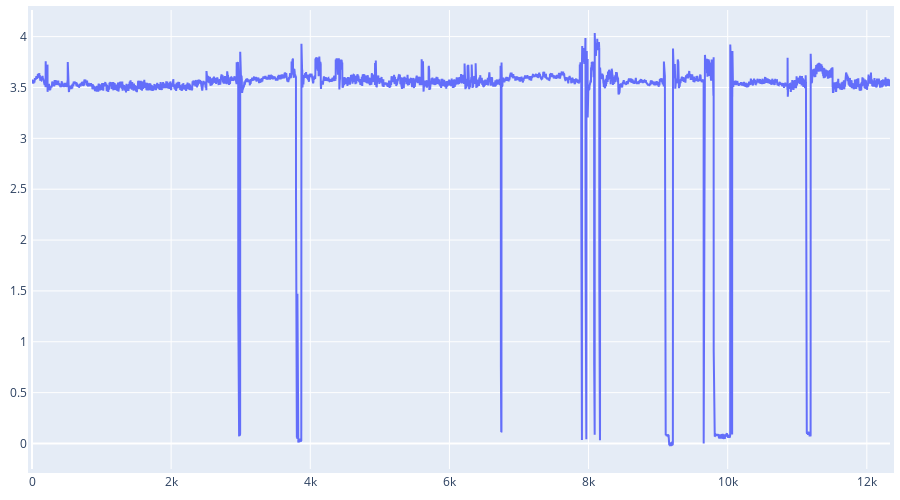

The notebook cell saved with this chart:
### Code cell
fig = go.Figure()
fig.update_layout(autosize=False,width=900,height=500,margin=dict(l=10,r=10,b=10,t=10,pad=4))
fig.add_trace(go.Scatter(x=df.index, y=df["HPI884"]))
fig.show()

### Figure 1 — Plotly figure (JSON) as saved in the notebook; plotly's stock layout.template omitted (floating-point values rounded to 4 significant figures; data arrays with more than 128 entries replaced by an {"elided": "..."} marker saying what was removed)
{"data": [{"type": "scatter", "x": {"elided": "12334 int values"}, "y": {"elided": "12334 float values"}}], "layout": {"autosize": false, "height": 500, "margin": {"b": 10, "l": 10, "pad": 4, "r": 10, "t": 10}, "width": 900}}
